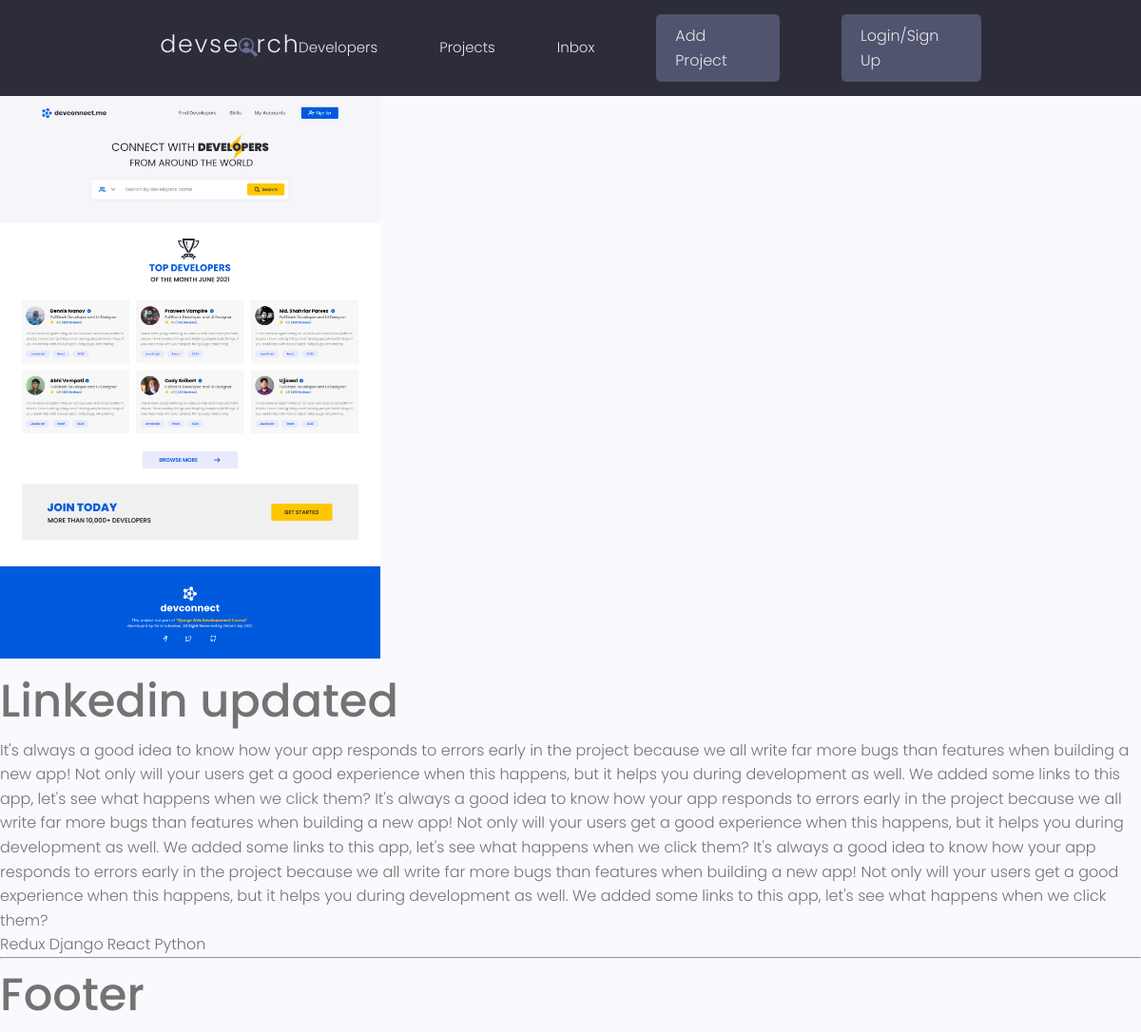
The page /project/416bfd3c-0dc2-43ff-9b28-b96f742e177c/ on the database its author committed.
### projects/models.py (models this page shows, shortened)
class Project(models.Model):
    title=models.CharField(max_length=200)
    description=models.TextField(null=True,blank=True)
    featured_image=models.ImageField(null=True,blank=True,default="pattern.jpg")
    demo_link=models.CharField(max_length=2000,null=True,blank=True)
    source_link=models.CharField(max_length=2000,null=True,blank=True)
    tags=models.ManyToManyField('Tag',blank=True)
    vote_total=models.IntegerField(default=0,null=True,blank=True)
    vote_ratio=models.IntegerField(default=0,null=True,blank=True)
    created=models.DateTimeField(auto_now_add=True)
    id=models.UUIDField(default=uuid.uuid4,unique=True,editable=False,primary_key=True)

class Tag(models.Model):
    name=models.CharField(max_length=200)
    created=models.DateTimeField(auto_now_add=True)
    id=models.UUIDField(default=uuid.uuid4,unique=True,editable=False,primary_key=True)
    def __str__(self):
        return self.name

### projects/views.py (the view)
# urls.py: path('project/<str:kp>/',views.project,name="project"),
def project(request,kp):
    project=Project.objects.get(id=kp)
    return render(request,'projects/single-project.html',{'project':project})

### projects/templates/projects/single-project.html
{% extends 'main.html'%}
{% block content%}
<img style =" width: 400px;"src="{{project.featured_image.url}}"/>
<h1>{{project.title}}</h1>
<p>{{project.description}}</p>
{%for i in project.tags.all%}
<span style="background: 1px solid greenyellow;">{{i}}</span>
{%endfor%}
{% endblock content%}

### static/styles/app.css (style rules this page uses)
:root { --color-sub: #2d2d39; }
img { width: 100%; }

### static/uikit/styles/modules/_variables.css (style rules this page uses)
:root { --color-main: #5aa5b9; --color-main-light: #e6faff; --color-sub: #3f4156; --color-sub-light: #51546e; --color-sub-lighter: #ededfd; --color-text: #737373; --color-gray: #8b8b8b; --color-light: #e5e7eb; --color-light-gray: #767676; --color-bg: #f8fafd; --color-white: #fffefd; --color-white-light: #f3f3f3; --color-success: #359e64; --color-success-bg: #def8e8; --color-error: #fc4b0b; --color-error-bg: #fff2ee; --font-base: 'Poppins', arial, helvetica, 'Segoe UI', roboto, ubuntu, sans-serif; --font-monospace: 'Fira Code', 'Courier New', courier, monospace; --font-regular: 300; --font-medium: 500; --font-bold: 700; --generic-shadow: 1px 1px 5px #00000010; --generic-transition: all 0.3s ease-in-out; }

### static/uikit/styles/modules/_base.css (style rules this page uses)
* { margin: 0; padding: 0; box-sizing: border-box; text-rendering: optimizeLegibility; color: inherit; font-size: inherit; }
html { font-size: 50%; }
@media only screen and (min-width: 480px) { html { font-size: 56.25%; } }
@media only screen and (min-width: 1200px) { html { font-size: 62.5%; } }
body { line-height: 1.6; font-weight: 400; font-size: 1.5rem; color: var(--color-text); background-color: var(--color-bg); min-height: 100vh; }

### static/uikit/styles/modules/_typography.css (style rules this page uses)
* { font-family: var(--font-base); }
h1 { font-size: 4.8rem; font-weight: var(--font-medium); }
p, span, strong { font-size: 1.6rem; color: var(--color-text); font-weight: var(--font-regular); }

### rows shown on the page
Project: featured_image (picture), title "Linkedin updated", description "It's always a good idea to know how your app responds to errors early in the project because we all write far more bugs than features when building a new app! Not only will your users get a good experience when this happens, but it helps you during development as well. We added some links to this app, let's see what happens when we click them? It's always a good idea to know how your app responds to errors early in the project because we all write far more bugs than features when building a new app! Not only will your users get a good experience when this happens, but it helps you during development as well. We added some links to this app, let's see what happens when we click them? It's…"
Tag: name "Redux"
Tag: name "Django"
Tag: name "React"
Tag: name "Python"
